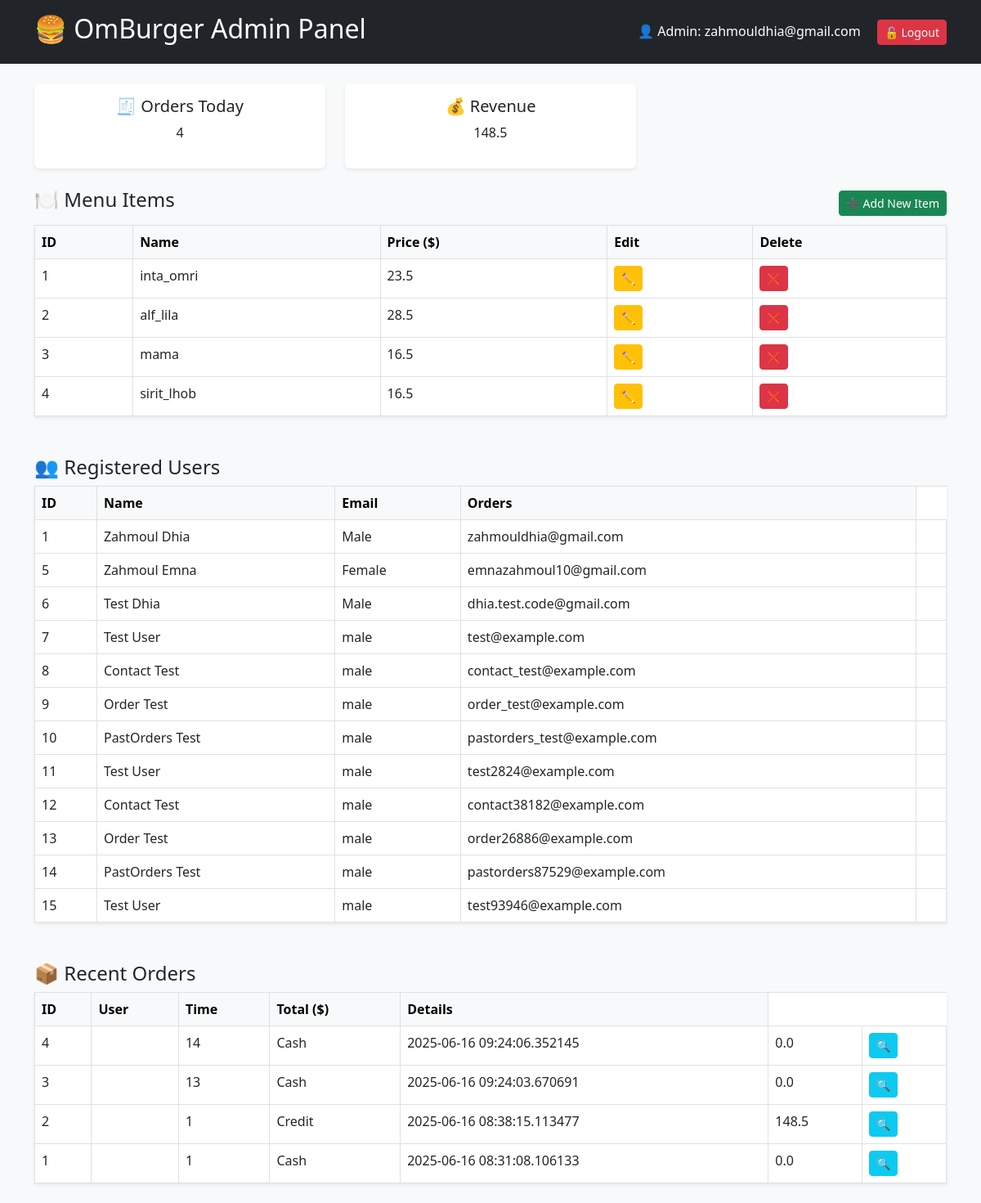
The page / (signed in) on the database its author committed.
### tables this page shows
CREATE TABLE menu (
                   item_id INTEGER PRIMARY KEY  AUTOINCREMENT,
                   name TEXT NOT NULL,
                   price FLOAT NOT NULL

                   );

CREATE TABLE users (
            user_id INTEGER PRIMARY KEY AUTOINCREMENT,
            name TEXT NOT NULL,
            lname TEXT NOT NULL,
            email TEXT NOT NULL UNIQUE,
            password TEXT NOT NULL,
            gender TEXT NOT NULL
        );

CREATE TABLE orders (
    order_id INTEGER PRIMARY KEY AUTOINCREMENT,
    order_time TEXT NOT NULL,
    payment_method TEXT NOT NULL,
    total_price FLOAT NOT NULL,
    user_id INTEGER NOT NULL,
    FOREIGN KEY (user_id) REFERENCES users(user_id) ON DELETE CASCADE);

### app.py (the view, shortened to what this page needs)
@app.route('/', methods=['GET', 'POST'])
def home():
    if 'user_id' not in session:
        return redirect('/login')
    if session['user_id'] == 1:
        conn = get_db_connection()
        cursor = conn.cursor()
        day = datetime.now().strftime('%Y-%m-%d')
        cursor.execute('SELECT COUNT(order_id) FROM orders WHERE DATE(order_time) = ?', (day,))
        count = cursor.fetchone()[0]
        cursor.execute('SELECT SUM(total_price) FROM orders')
        revenue = cursor.fetchone()[0]
        cursor.execute('SELECT user_id, name, lname, email, gender FROM users')
        users = cursor.fetchall()
        cursor.execute('SELECT * FROM orders ORDER BY order_time DESC LIMIT 10')
        orders = cursor.fetchall()
        cursor.execute('SELECT * FROM menu')
        menu = cursor.fetchall()
        conn.close()
        return render_template('admin.html', orders_today=count, revenue=revenue, users=users, orders=orders, menu=menu)

### app.py (called while the page is built)
def get_db_connection():
    conn = sqlite3.connect('database.sqlite')
    conn.row_factory = sqlite3.Row
    conn.execute("PRAGMA foreign_keys = ON")
    return conn

### templates/admin.html (shortened to what this page needs)
<!DOCTYPE html>
<html lang="en">
<head>
    <link href="https://cdn.jsdelivr.net/npm/bootstrap@5.3.0/dist/css/bootstrap.min.css" rel="stylesheet">
</head>
<body class="bg-light">
    <header class="bg-dark text-white py-3">
        <div class="container d-flex justify-content-between align-items-center">
            <h2>🍔 OmBurger Admin Panel</h2>
            <div>
                <span>👤 Admin: zahmouldhia@gmail.com</span>
                <a href="/login" class="btn btn-danger btn-sm ms-3">🔓 Logout</a>
            </div>
        </div>
    </header>
    <main class="container my-4">
        <div class="row text-center mb-4">
            <div class="col-md-4">
                <div class="bg-white p-3 rounded shadow-sm">
                    <h5>🧾 Orders Today</h5>
                    <p>{{orders_today}}</p>
                </div>
            </div>
            <div class="col-md-4">
                <div class="bg-white p-3 rounded shadow-sm">
                    <h5>💰 Revenue</h5>
                    <p>{{revenue}}</p>
                </div>
            </div>
        </div>
        <section class="mb-5">
            <div class="d-flex justify-content-between align-items-center mb-2">
                <h4>🍽️ Menu Items</h4>
                <a href="/admin/add_item" class="btn btn-success btn-sm">➕ Add New Item</a>
            </div>
            <table class="table table-bordered bg-white shadow-sm">
                <thead class="table-light">
                    <tr>
                        <th>ID</th>
                        <th>Name</th>
                        <th>Price ($)</th>
                        <th>Edit</th>
                        <th>Delete</th>
                    </tr>
                </thead>
                <tbody>
                    {% for item in menu %}
                    <tr>
                        <td>{{ item.item_id }}</td>
                        <td>{{ item.name }}</td>
                        <td>{{ item.price }}</td>
                        <td><a href="/admin/edit_item/{{ item.item_id }}" class="btn btn-warning btn-sm">✏️</a></td>
                        <td><a href="/admin/delete_item/{{ item.item_id }}" class="btn btn-danger btn-sm">❌</a></td>
                    </tr>
                    {% endfor %}
                </tbody>
            </table>
        </section>
        <section class="mb-5">
            <h4>👥 Registered Users</h4>
            <table class="table table-bordered bg-white shadow-sm">
                <thead class="table-light">
                    <tr>
                        <th>ID</th>
                        <th>Name</th>
                        <th>Email</th>
                        <th>Orders</th>
                    </tr>
                </thead>
                <tbody>
                    {% for user in users %}
                    <tr>
                        <td>{{ user.user_id }}</td>
                        <td>{{ user.name }} {{ user.lname }}</td>
                        <td>{{user.gender}}</td>
                        <td>{{ user.email }}</td>
                        <td>{{ user.order_count }}</td>
                    </tr>
                    {% endfor %}
                </tbody>
            </table>
        </section>
        <section>
            <h4>📦 Recent Orders</h4>
            <table class="table table-bordered bg-white shadow-sm">
                <thead class="table-light">
                    <tr>
                        <th>ID</th>
                        <th>User</th>
                        <th>Time</th>
                        <th>Total ($)</th>
                        <th>Details</th>
                    </tr>
                </thead>
                <tbody>
                    {% for order in orders %}
                    <tr>
                        <td>{{ order.order_id }}</td>
                        <td>{{ order.user_name }}</td>
                        <td>{{order.user_id}}</td>
                        <td>{{order.payment_method}}</td>
                        <td>{{ order.order_time }}</td>
                        <td>{{ order.total_price }}</td>
                        <td><a href="/admin/order/{{ order.order_id }}" class="btn btn-info btn-sm">🔍</a></td>
                    </tr>
                    {% endfor %}
                </tbody>
            </table>
        </section>
    </main>
</body>
</html>

### rows shown on the page
menu: item_id "1", name "inta_omri", price "23.5"
menu: item_id "2", name "alf_lila", price "28.5"
menu: item_id "3", name "mama", price "16.5"
menu: item_id "4", name "sirit_lhob", price "16.5"
users: user_id "1", name "Zahmoul", lname "Dhia", gender "Male", email "zahmouldhia@gmail.com"
users: user_id "5", name "Zahmoul", lname "Emna", gender "Female", email "emnazahmoul10@gmail.com"
users: user_id "6", name "Test", lname "Dhia", gender "Male", email "dhia.test.code@gmail.com"
users: user_id "7", name "Test", lname "User", gender "male", email "test@example.com"
users: user_id "8", name "Contact", lname "Test", gender "male", email "contact_test@example.com"
users: user_id "9", name "Order", lname "Test", gender "male", email "order_test@example.com"
users: user_id "10", name "PastOrders", lname "Test", gender "male", email "pastorders_test@example.com"
users: user_id "11", name "Test", lname "User", gender "male", email "test2824@example.com"
users: user_id "12", name "Contact", lname "Test", gender "male", email "contact38182@example.com"
users: user_id "13", name "Order", lname "Test", gender "male", email "order26886@example.com"
users: user_id "14", name "PastOrders", lname "Test", gender "male", email "pastorders87529@example.com"
users: user_id "15", name "Test", lname "User", gender "male", email "test93946@example.com"
orders: order_id "4", user_id "14", payment_method "Cash", order_time "2025-06-16 09:24:06.352145", total_price "0.0"
orders: order_id "3", user_id "13", payment_method "Cash", order_time "2025-06-16 09:24:03.670691", total_price "0.0"
orders: order_id "2", user_id "1", payment_method "Credit", order_time "2025-06-16 08:38:15.113477", total_price "148.5"
orders: order_id "1", user_id "1", payment_method "Cash", order_time "2025-06-16 08:31:08.106133", total_price "0.0"

### other values the page prints
{{ orders_today }} "4"
{{ revenue }} "148.5"
